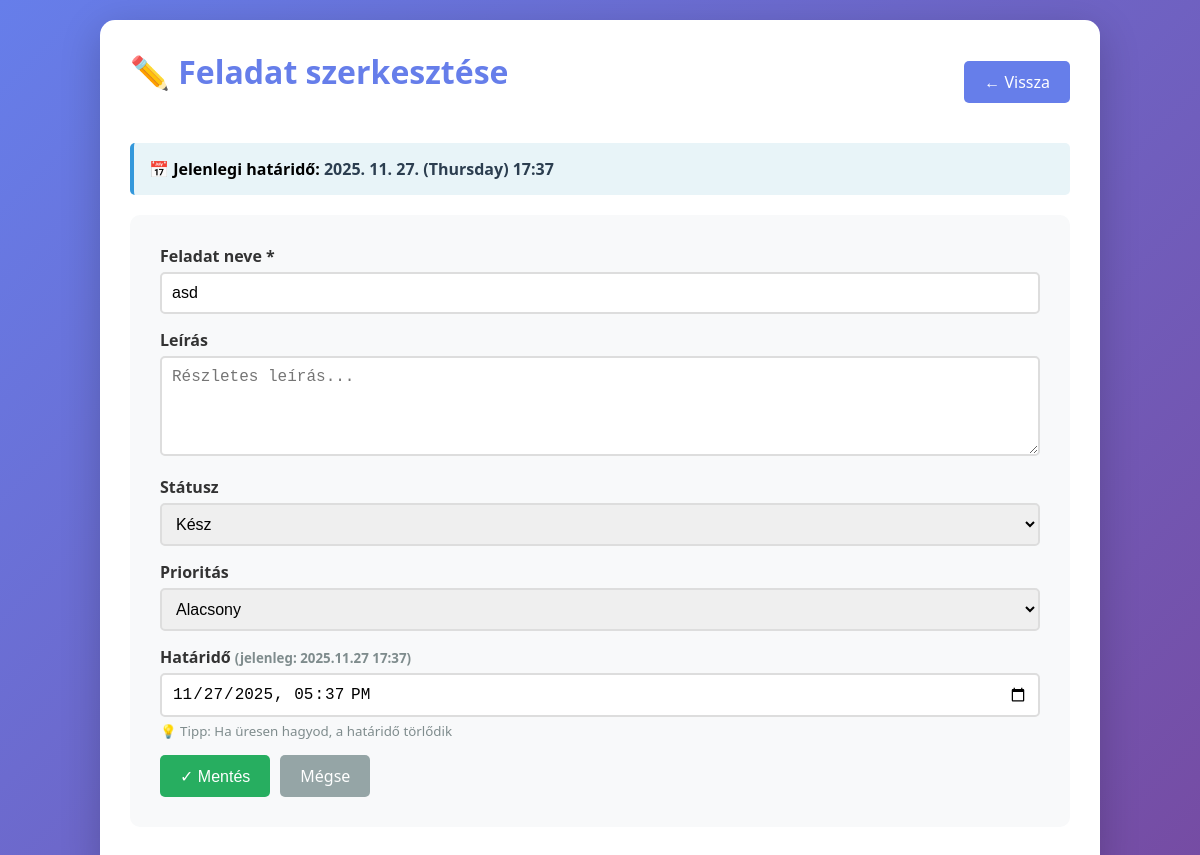
The app's page /update/20/ with its own data.
### tasks/models.py (models this page shows, shortened)
class Task(models.Model):
    PRIORITY_CHOICES = [
        ('low', 'Alacsony'),
        ('medium', 'Közepes'),
        ('high', 'Magas')
    ]
    STATUS_CHOICES = [
        ('todo', 'Tennivaló'),
        ('in_progress', 'Folyamatban'),
        ('done', 'Kész'),
    ]
    title = models.CharField(max_length=200, verbose_name='Cím')
    description = models.TextField(blank=True, verbose_name='Leírás')
    priority = models.CharField(max_length=10, choices=PRIORITY_CHOICES, default='medium', verbose_name='Prioritás')
    status = models.CharField(max_length=20, choices=STATUS_CHOICES, default='todo', verbose_name='Státusz')
    deadline = models.DateTimeField(null=True, blank=True, verbose_name='Határidő')
    createdat= models.DateTimeField(auto_now_add=True, verbose_name='Létrehozva')
    updatedat= models.DateTimeField(auto_now=True, verbose_name='Módosítva')
    class Meta:
        ordering = ['-createdat']
        verbose_name = 'Feladat'
        verbose_name_plural = 'Feladatok'

### tasks/views.py (the view)
# urls.py: path('update/<int:pk>/', views.task_update, name='task_update'),
def task_update(request, pk):
    task = get_object_or_404(Task, pk=pk)
    if request.method == 'POST':
        form = TaskForm(request.POST, instance=task)
        if form.is_valid():
            form.save()
            return redirect('task_list')
    else:
        form = TaskForm(instance=task)
    return render(request, 'tasks/task_update.html', {'form': form, 'task': task})

### tasks/templates/tasks/task_update.html (shortened to what this page needs)
{% extends 'tasks/base.html' %} {% block content %}
<div class="header">
  <h1>✏️ Feladat szerkesztése</h1>
  <a href="{% url 'task_list' %}" class="btn">← Vissza</a>
</div>
{% if task.deadline %}
<div
  style="
    background: #e8f4f8;
    border-left: 4px solid #3498db;
    padding: 15px;
    margin-bottom: 20px;
    border-radius: 5px;
  "
>
  <strong>📅 Jelenlegi határidő:</strong>
  <span style="color: #2c3e50; font-size: 16px; font-weight: bold">
    {{ task.deadline|date:"Y. m. d. (l) H:i" }}
  </span>
</div>
{% endif %}
<form method="post">
  <div class="form-group">
    <label for="{{ form.title.id_for_label }}">Feladat neve *</label>
    {{ form.title }}
  </div>
  <div class="form-group">
    <label for="{{ form.description.id_for_label }}">Leírás</label>
    {{ form.description }}
  </div>
  <div class="form-group">
    <label for="{{ form.status.id_for_label }}">Státusz</label>
    {{ form.status }}
  </div>
  <div class="form-group">
    <label for="{{ form.priority.id_for_label }}">Prioritás</label>
    {{ form.priority }}
  </div>
  <div class="form-group">
    <label for="{{ form.deadline.id_for_label }}">
      Határidő {% if task.deadline %}
      <small style="color: #7f8c8d"
        >(jelenleg: {{ task.deadline|date:"Y.m.d H:i" }})</small
      >
      {% endif %}
    </label>
    {{ form.deadline }}
    <small style="color: #7f8c8d; display: block; margin-top: 5px">
      💡 Tipp: Ha üresen hagyod, a határidő törlődik
    </small>
  </div>
  <div style="display: flex; gap: 10px">
    <button type="submit" class="btn btn-success">✓ Mentés</button>
    <a href="{% url 'task_list' %}" class="btn" style="background: #95a5a6"
      >Mégse</a
    >
  </div>
</form>
{% endblock %}

### tasks/static/tasks/css/base.css (style rules this page uses)
* { margin: 0; padding: 0; box-sizing: border-box; }
body { font-family: "Segoe UI", Tahoma, Geneva, Verdana, sans-serif; background: linear-gradient(135deg, #667eea 0%, #764ba2 100%); min-height: 100vh; padding: 20px; }
h1, h2 { color: #667eea; margin-bottom: 20px; }
.btn { display: inline-block; padding: 10px 20px; background: #667eea; color: white; text-decoration: none; border-radius: 5px; border: none; cursor: pointer; font-size: 16px; transition: background 0.3s; }
.btn-success { background: #27ae60; }
form { margin: 20px 0; }
.form-group { margin-bottom: 15px; }
label { display: block; margin-bottom: 5px; font-weight: bold; color: #333; }
input, textarea, select { width: 100%; padding: 10px; border: 2px solid #ddd; border-radius: 5px; font-size: 16px; }
textarea { resize: vertical; min-height: 100px; }
.header { display: flex; justify-content: space-between; align-items: center; margin-bottom: 30px; }

### tasks/templates/tasks/task_update.html (style rules this page uses)
form { background: #f8f9fa; padding: 30px; border-radius: 10px; }

### records on screen
Task: deadline "2025. 11. 27. (Thursday) 17:37", title "asd", status "Kész", priority "Alacsony", deadline "2025.11.27 17:37", deadline "11/27/2025 17:37"
